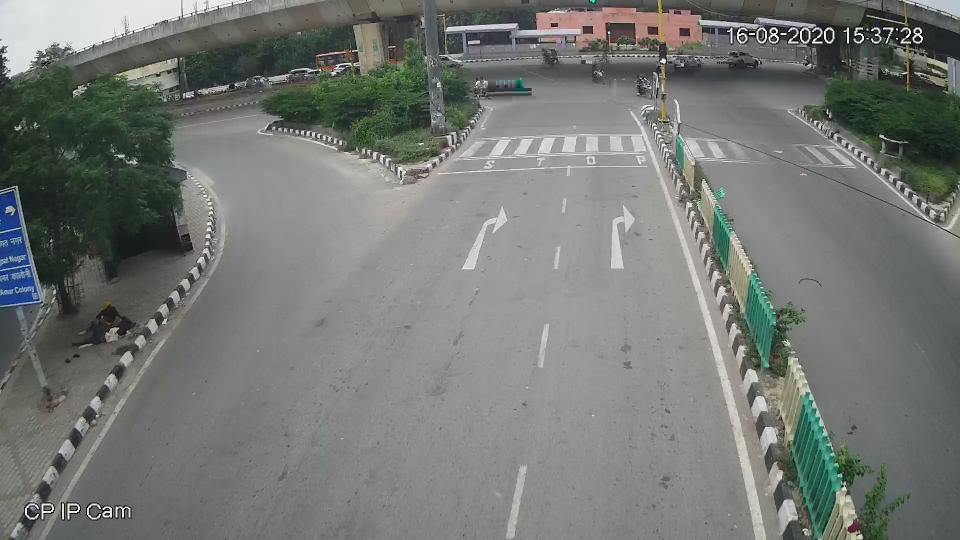
//> input picture Part2/empty.jpg, 1920 x 1080 px (shown at 1/2 size); the run also reads 1 picture not shown here
$ ./cde ../2019CS10343_2019CS10363_ass1_part1/empty.jpg   (built with g++ and OpenCV 4)
//> lines starting //> are read from the running program, lines starting //| are printed output that depends on the picture; after the words box and inside, x2 and y2 are one past the last pixel; in counts of white or black regions, pixels touching at a corner belong together; pictures that were not available may be replaced by others from this repository, and a replacement may not be noted
#include "opencv2/opencv.hpp"

using namespace cv;
using namespace std;
#include <fstream>

int main(int argc, char** argv){
    string z = ".mp4";
    VideoCapture vid(argv[1]+z);
     if (vid.isOpened()==false) {
        cout << "video is not present" << endl;
        return -1;
    }
    Mat fr;
    ofstream outFile;
    outFile.open("myfile.txt");
    int threshold_value1 = 40;
    int threshold_value2 = 10;
	int threshold_type = 3;
	int const max_value = 255;
	int const max_type = 4;
	int const max_binary_value = 255;

    Mat empty;
    double tm = 1.0/3;
    empty = imread("empty.jpg");
//> empty is the input picture: 1080 rows x 1920 cols, CV_8UC3; mean B, G, R 116.9, 120.1, 116.9
    Mat empt,prvs;
    vid>>empt;
    cvtColor(empt, prvs, COLOR_BGR2GRAY);
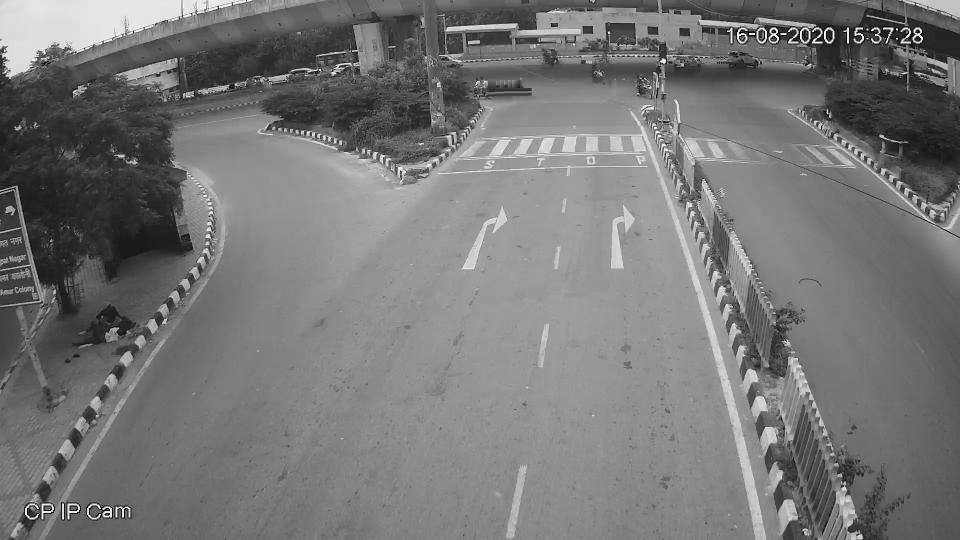
//> prvs: 1080 rows x 1920 cols, CV_8UC1 (shown at 1/2 size); min 0, max 255, mean 118.8
    cout<<"Time"<<"    "<<"Queue Density"<<"    "<<"Dynamic Density"<<"\n";

    for(; ;){
        vid >> fr;
        vid >> fr;
        vid >> fr;
        vid >> fr;
        vid >> fr;
        if(fr.empty()){
            break;
        }
        Mat grayA;
        cvtColor(empty, grayA, COLOR_BGR2GRAY);
        GaussianBlur(grayA, grayA, Size(5, 5), 0);
        Mat grayB;
        cvtColor(fr, grayB, COLOR_BGR2GRAY);
        Mat diff;
        GaussianBlur(grayB, grayB, Size(5, 5), 0);
        absdiff(grayB,grayA,diff);
//> diff: 1080 rows x 1920 cols, CV_8UC1; every value is 0
        Mat im1;
        threshold( diff , im1, threshold_value1, max_binary_value, THRESH_BINARY );

        GaussianBlur(prvs, prvs, Size(5, 5), 0);
        Mat next = grayB;

        Mat flow(prvs.size(), CV_32FC2);
        calcOpticalFlowFarneback(prvs, next, flow, 0.5, 3, 15, 3, 5, 1.2, 0);

        // visualization
        Mat flow_parts[2];
        split(flow, flow_parts);
        Mat magnitude, angle, magn_norm;
        cartToPolar(flow_parts[0], flow_parts[1], magnitude, angle, true);
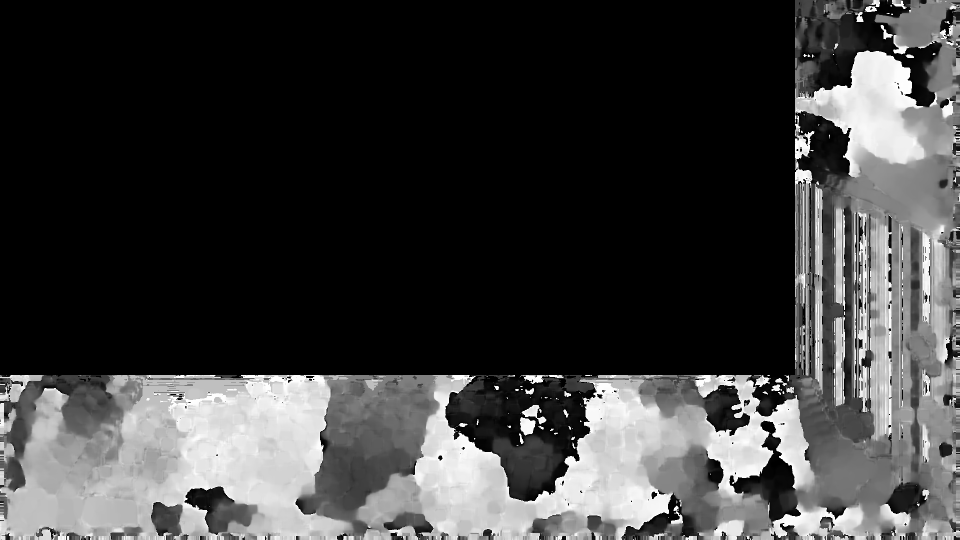
//> angle: 1080 rows x 1920 cols, CV_32FC1 (shown at 1/2 size); min 0, max 360, mean 85.2; drawn with min black and max white
        normalize(magnitude, magn_norm, 0.0f, 1.0f, NORM_MINMAX);
        angle *= ((1.f / 360.f) * (180.f / 255.f));
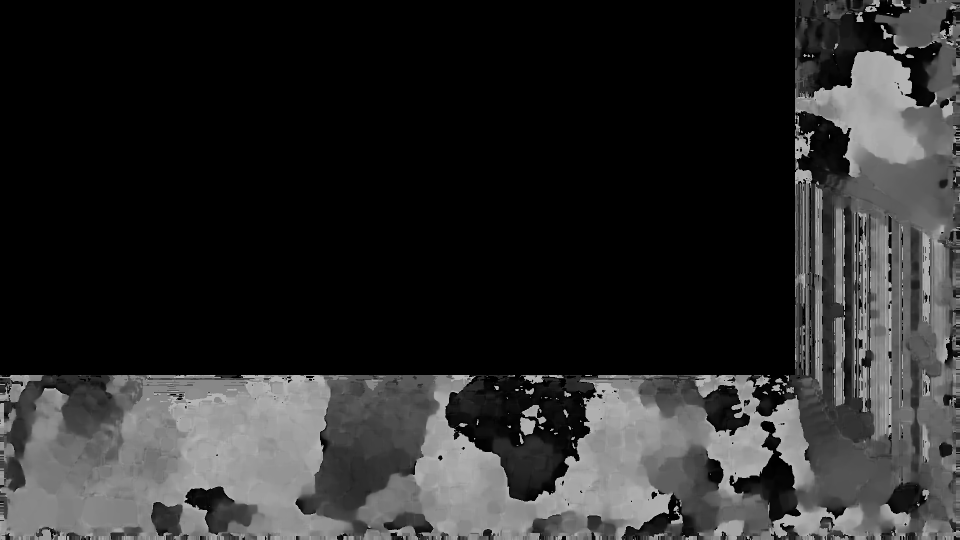
//> angle: 1080 rows x 1920 cols, CV_32FC1 (shown at 1/2 size); min 0, max 0.706, mean 0.167
        //build hsv image
        Mat _hsv[3], hsv, hsv8, bgr;
        _hsv[0] = angle;
        _hsv[1] = Mat::ones(angle.size(), CV_32F);
//> _hsv[1]: 1080 rows x 1920 cols, CV_32FC1; every value is 1
        _hsv[2] = magn_norm;
        merge(_hsv, 3, hsv);
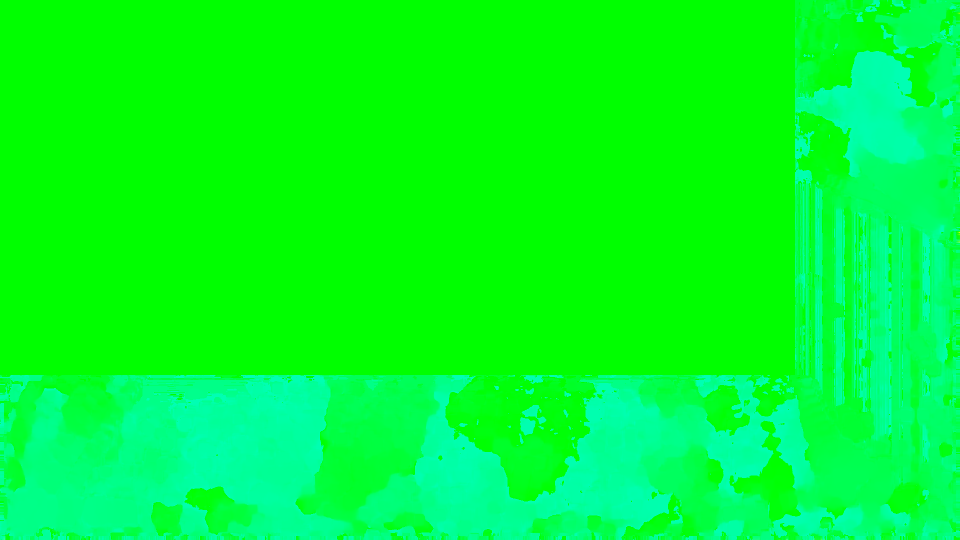
//> hsv: 1080 rows x 1920 cols, CV_32FC3 (shown at 1/2 size); mean B, G, R 0.167, 1, 5.56e-05
        hsv.convertTo(hsv8, CV_8U, 255.0);
        cvtColor(hsv8, bgr, COLOR_HSV2BGR);
        Mat gr;
        cvtColor(bgr, gr, COLOR_BGR2GRAY);
        Mat im2;
        threshold( gr , im2, threshold_value2, max_binary_value, THRESH_BINARY );
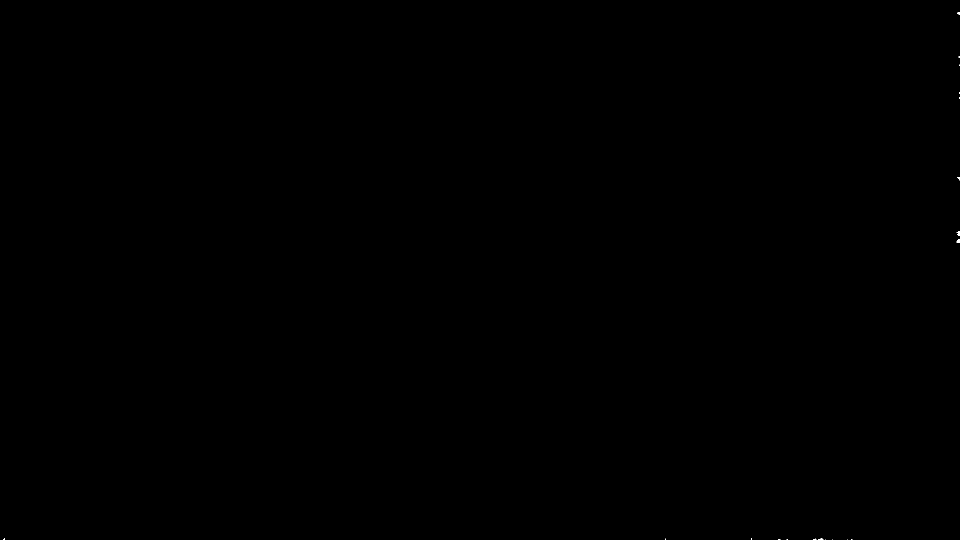
//> im2: 1080 rows x 1920 cols, CV_8UC1 (shown at 1/2 size); 0.01% white; 22 white regions (18 under 20 px), largest, box (x1, y1, x2, y2) and area: (1913, 463, 1920, 471) 38, (1915, 354, 1920, 361) 21, (1636, 1076, 1645, 1080) 21, (1914, 25, 1920, 29) 20

        vector<Point2f> pts_src = { {800,244},{620,725},{1450,730},{1400,230} } ;

        vector<Point2f> pts_dst = { {472,52},{472,830},{800,830},{800,52} } ;
        Mat h1 = getPerspectiveTransform(pts_src, pts_dst);
    	Mat imout1;
   	    warpPerspective(im1,imout1,h1,fr.size());

   	    Mat crop1 = imout1(Rect(460,52,340,738));
//> crop1: 738 rows x 340 cols, CV_8UC1; every value is 0

        int TotalNumberOfPixels1 = crop1.rows * crop1.cols;
//> TotalNumberOfPixels1 = 250920
	    int nzp1 = countNonZero(crop1);
//> nzp1 = 0

        double density1;
        density1 = (double) nzp1 / (double) TotalNumberOfPixels1 ;
//> density1 = 0

        Mat h2 = getPerspectiveTransform(pts_src, pts_dst);
    	Mat imout2;
   	    warpPerspective(im2,imout2,h2,im2.size());

   	    Mat crop2= imout2(Rect(460,52,340,738));

        int TotalNumberOfPixels2 = crop2.rows * crop2.cols;
//> TotalNumberOfPixels2 = 250920
	    int nzp2 = countNonZero(crop2);
//> nzp2 = 0
        double density2;
        density2 = (double) nzp2 / (double) TotalNumberOfPixels2 ;
//> density2 = 0
        string tim = to_string(tm);
        string dnst1 = to_string(density1);
//> dnst1 = "0.000000"
        string dnst2 = to_string(density2);
//> dnst2 = "0.000000"
        cout << tim <<"\t"<<dnst1<<"\t"<<dnst2<<"\n";
//| 0.333333	0.000000	0.000000

        prvs = next;
        vector<string> vc;
        ofstream file;
        file.open("myfile.txt",ios::app);
        file<<tim<<"    "<<dnst1<<"    "<<dnst2<<"\n";
        tm += (1.0/3);
    }
    //outFile.close();
    return 1;
}
